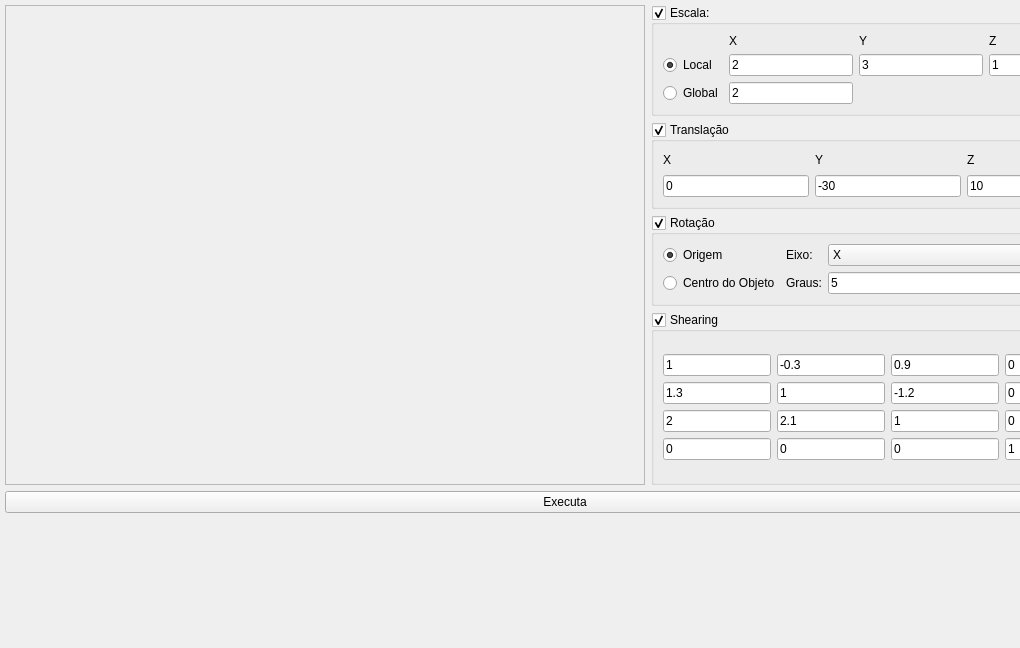
<?xml version="1.0" encoding="UTF-8"?>
<ui version="4.0">
 <class>Widget</class>
 <widget class="QWidget" name="Widget">
  <property name="geometry">
   <rect>
    <x>0</x>
    <y>0</y>
    <width>1020</width>
    <height>648</height>
   </rect>
  </property>
  <property name="windowTitle">
   <string>Widget</string>
  </property>
  <widget class="QWidget" name="">
   <layout class="QGridLayout" name="gridLayout">
    <property name="leftMargin">
     <number>5</number>
    </property>
    <property name="topMargin">
     <number>5</number>
    </property>
    <property name="rightMargin">
     <number>5</number>
    </property>
    <property name="bottomMargin">
     <number>5</number>
    </property>
    <item row="0" column="1">
     <widget class="QGroupBox" name="groupEscala">
      <property name="title">
       <string>Escala:</string>
      </property>
      <property name="flat">
       <bool>false</bool>
      </property>
      <property name="checkable">
       <bool>true</bool>
      </property>
      <property name="checked">
       <bool>true</bool>
      </property>
      <layout class="QGridLayout" name="gridLayout_10">
       <item row="0" column="0">
        <layout class="QGridLayout" name="gridLayout_2">
         <item row="0" column="2">
          <widget class="QLabel" name="labelEscalaY">
           <property name="text">
            <string>Y</string>
           </property>
          </widget>
         </item>
         <item row="0" column="1">
          <widget class="QLabel" name="labelEcalaX">
           <property name="text">
            <string>X</string>
           </property>
          </widget>
         </item>
         <item row="0" column="3">
          <widget class="QLabel" name="labelEscalaZ">
           <property name="text">
            <string>Z</string>
           </property>
          </widget>
         </item>
         <item row="2" column="0">
          <widget class="QRadioButton" name="btnEscalaGlobal">
           <property name="text">
            <string>Global</string>
           </property>
          </widget>
         </item>
         <item row="1" column="0">
          <widget class="QRadioButton" name="btnEscalaLocal">
           <property name="text">
            <string>Local</string>
           </property>
           <property name="checked">
            <bool>true</bool>
           </property>
          </widget>
         </item>
         <item row="1" column="1">
          <widget class="QLineEdit" name="inputEscalaX">
           <property name="text">
            <string>2</string>
           </property>
          </widget>
         </item>
         <item row="1" column="2">
          <widget class="QLineEdit" name="inputEscalaY">
           <property name="text">
            <string>3</string>
           </property>
          </widget>
         </item>
         <item row="1" column="3">
          <widget class="QLineEdit" name="inputEscalaZ">
           <property name="text">
            <string>1</string>
           </property>
          </widget>
         </item>
         <item row="2" column="1">
          <widget class="QLineEdit" name="inputEscalaGlobal">
           <property name="text">
            <string>2</string>
           </property>
          </widget>
         </item>
        </layout>
       </item>
      </layout>
     </widget>
    </item>
    <item row="3" column="1" rowspan="2">
     <widget class="QGroupBox" name="groupShearing">
      <property name="title">
       <string>Shearing</string>
      </property>
      <property name="checkable">
       <bool>true</bool>
      </property>
      <layout class="QGridLayout" name="gridLayout_7">
       <item row="0" column="0">
        <layout class="QGridLayout" name="gridLayout_5">
         <item row="0" column="3">
          <widget class="QLineEdit" name="shearing03">
           <property name="text">
            <string>0</string>
           </property>
          </widget>
         </item>
         <item row="2" column="3">
          <widget class="QLineEdit" name="shearing23">
           <property name="text">
            <string>0</string>
           </property>
          </widget>
         </item>
         <item row="1" column="1">
          <widget class="QLineEdit" name="shearing11">
           <property name="text">
            <string>1</string>
           </property>
          </widget>
         </item>
         <item row="3" column="2">
          <widget class="QLineEdit" name="shearing32">
           <property name="text">
            <string>0</string>
           </property>
          </widget>
         </item>
         <item row="0" column="0">
          <widget class="QLineEdit" name="shearing00">
           <property name="text">
            <string>1</string>
           </property>
          </widget>
         </item>
         <item row="1" column="2">
          <widget class="QLineEdit" name="shearing12">
           <property name="text">
            <string>-1.2</string>
           </property>
          </widget>
         </item>
         <item row="1" column="0">
          <widget class="QLineEdit" name="shearing10">
           <property name="text">
            <string>1.3</string>
           </property>
          </widget>
         </item>
         <item row="2" column="1">
          <widget class="QLineEdit" name="shearing21">
           <property name="text">
            <string>2.1</string>
           </property>
          </widget>
         </item>
         <item row="3" column="1">
          <widget class="QLineEdit" name="shearing31">
           <property name="text">
            <string>0</string>
           </property>
          </widget>
         </item>
         <item row="3" column="0">
          <widget class="QLineEdit" name="shearing30">
           <property name="text">
            <string>0</string>
           </property>
          </widget>
         </item>
         <item row="2" column="0">
          <widget class="QLineEdit" name="shearing20">
           <property name="text">
            <string>2</string>
           </property>
          </widget>
         </item>
         <item row="2" column="2">
          <widget class="QLineEdit" name="shearing22">
           <property name="text">
            <string>1</string>
           </property>
          </widget>
         </item>
         <item row="0" column="1">
          <widget class="QLineEdit" name="shearing01">
           <property name="text">
            <string>-0.3</string>
           </property>
          </widget>
         </item>
         <item row="1" column="3">
          <widget class="QLineEdit" name="shearing13">
           <property name="text">
            <string>0</string>
           </property>
          </widget>
         </item>
         <item row="0" column="2">
          <widget class="QLineEdit" name="shearing02">
           <property name="text">
            <string>0.9</string>
           </property>
          </widget>
         </item>
         <item row="3" column="3">
          <widget class="QLineEdit" name="shearing33">
           <property name="text">
            <string>1</string>
           </property>
          </widget>
         </item>
        </layout>
       </item>
      </layout>
     </widget>
    </item>
    <item row="5" column="0" colspan="2">
     <widget class="QPushButton" name="btnExecuta">
      <property name="text">
       <string>Executa</string>
      </property>
     </widget>
    </item>
    <item row="2" column="1">
     <widget class="QGroupBox" name="groupRotacao">
      <property name="title">
       <string>Rotação</string>
      </property>
      <property name="checkable">
       <bool>true</bool>
      </property>
      <layout class="QGridLayout" name="gridLayout_8">
       <item row="0" column="0">
        <layout class="QGridLayout" name="gridLayout_4">
         <item row="0" column="0">
          <widget class="QRadioButton" name="btnRotacaoOrigem">
           <property name="text">
            <string>Origem</string>
           </property>
           <property name="checked">
            <bool>true</bool>
           </property>
          </widget>
         </item>
         <item row="1" column="0">
          <widget class="QRadioButton" name="btnRotacaoCentroObejto">
           <property name="text">
            <string>Centro do Objeto</string>
           </property>
          </widget>
         </item>
         <item row="0" column="1">
          <widget class="QLabel" name="labelEixo">
           <property name="text">
            <string>Eixo:</string>
           </property>
          </widget>
         </item>
         <item row="1" column="1">
          <widget class="QLabel" name="labelGraus">
           <property name="text">
            <string>Graus:</string>
           </property>
          </widget>
         </item>
         <item row="1" column="2">
          <widget class="QLineEdit" name="inputRotacaoGraus">
           <property name="text">
            <string>5</string>
           </property>
          </widget>
         </item>
         <item row="0" column="2">
          <widget class="QComboBox" name="comboBoxEixo">
           <item>
            <property name="text">
             <string>X</string>
            </property>
           </item>
           <item>
            <property name="text">
             <string>Y</string>
            </property>
           </item>
           <item>
            <property name="text">
             <string>Z</string>
            </property>
           </item>
          </widget>
         </item>
        </layout>
       </item>
      </layout>
     </widget>
    </item>
    <item row="1" column="1">
     <widget class="QGroupBox" name="groupTranslacao">
      <property name="title">
       <string>Translação</string>
      </property>
      <property name="checkable">
       <bool>true</bool>
      </property>
      <layout class="QGridLayout" name="gridLayout_9">
       <item row="0" column="0">
        <layout class="QGridLayout" name="gridLayout_3">
         <item row="0" column="2">
          <widget class="QLabel" name="labelTranslacaoZ">
           <property name="text">
            <string>Z</string>
           </property>
          </widget>
         </item>
         <item row="0" column="0">
          <widget class="QLabel" name="labelTranslacaoX">
           <property name="text">
            <string>X</string>
           </property>
          </widget>
         </item>
         <item row="0" column="1">
          <widget class="QLabel" name="labelTranslacaoY">
           <property name="text">
            <string>Y</string>
           </property>
          </widget>
         </item>
         <item row="1" column="0">
          <widget class="QLineEdit" name="inputTranslacaoX">
           <property name="text">
            <string>0</string>
           </property>
          </widget>
         </item>
         <item row="1" column="1">
          <widget class="QLineEdit" name="inputTranslacaoY">
           <property name="text">
            <string>-30</string>
           </property>
          </widget>
         </item>
         <item row="1" column="2">
          <widget class="QLineEdit" name="inputTranslacaoZ">
           <property name="text">
            <string>10</string>
           </property>
          </widget>
         </item>
        </layout>
       </item>
      </layout>
     </widget>
    </item>
    <item row="0" column="0" rowspan="5">
     <widget class="QScrollArea" name="scrollArea">
      <property name="sizePolicy">
       <sizepolicy hsizetype="Minimum" vsizetype="Expanding">
        <horstretch>0</horstretch>
        <verstretch>0</verstretch>
       </sizepolicy>
      </property>
      <property name="minimumSize">
       <size>
        <width>640</width>
        <height>480</height>
       </size>
      </property>
      <property name="widgetResizable">
       <bool>true</bool>
      </property>
      <widget class="QWidget" name="scrollAreaWidgetContents_2">
       <property name="geometry">
        <rect>
         <x>0</x>
         <y>0</y>
         <width>638</width>
         <height>478</height>
        </rect>
       </property>
       <layout class="QVBoxLayout" name="verticalLayout">
        <item>
         <widget class="QLabel" name="labelImg">
          <property name="text">
           <string/>
          </property>
         </widget>
        </item>
       </layout>
      </widget>
     </widget>
    </item>
   </layout>
  </widget>
 </widget>
 <resources/>
 <connections/>
</ui>
